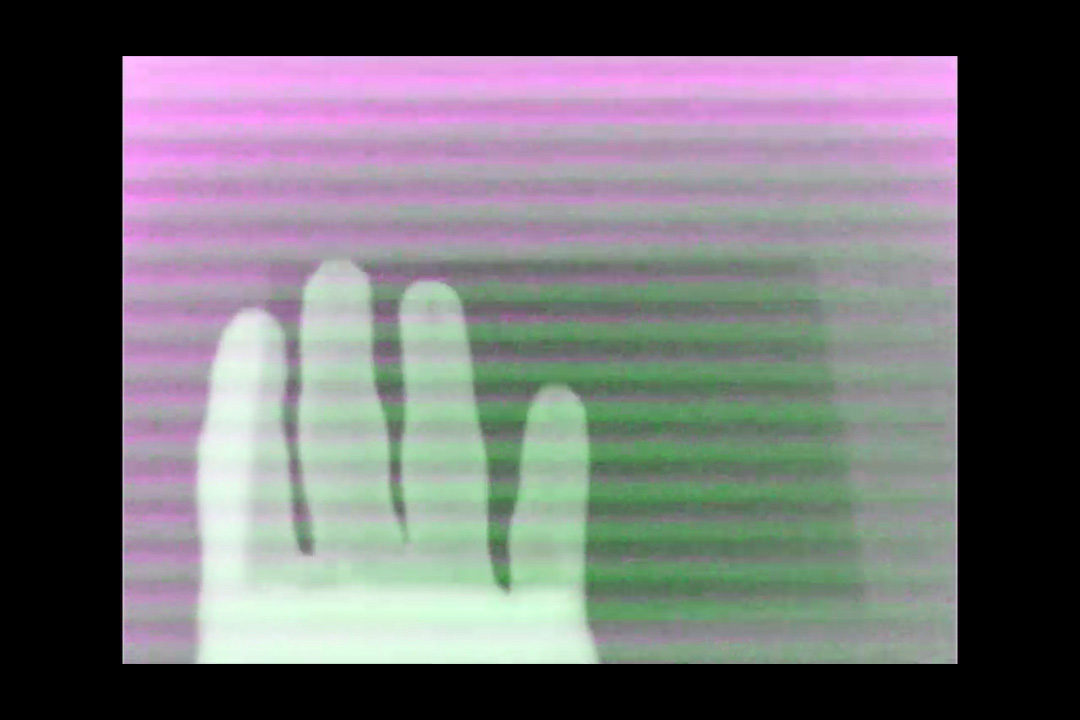
#> input picture Documentation/reference/ref-hand-soft-bands.jpg, 1080 x 720 px
$ python bandmeter.py ../Documentation/reference/ref-hand-soft-bands.jpg
#> lines starting #> are read from the running program, lines starting #| are printed output that depends on the picture
"""Measure rolling-shutter band spacing in captured or output frames.

Usage: python tools/bandmeter.py <frame.jpg|png> [...]

Finds the picture area inside a black border, takes the row profile of the
right third of the frame, removes slow gradients and reports the dominant band
period in pixels and the number of band cycles per picture height.
Reference: Documentation/reference/*.jpg measure ~15 cycles per picture height
(PS3 Eye VGA @ 30 fps against the 490 Hz PWM light table).
"""
import sys
import numpy as np
from PIL import Image

for path in sys.argv[1:]:
    img = np.asarray(Image.open(path).convert('RGB')).astype(float)
    lum = img.mean(axis=2)
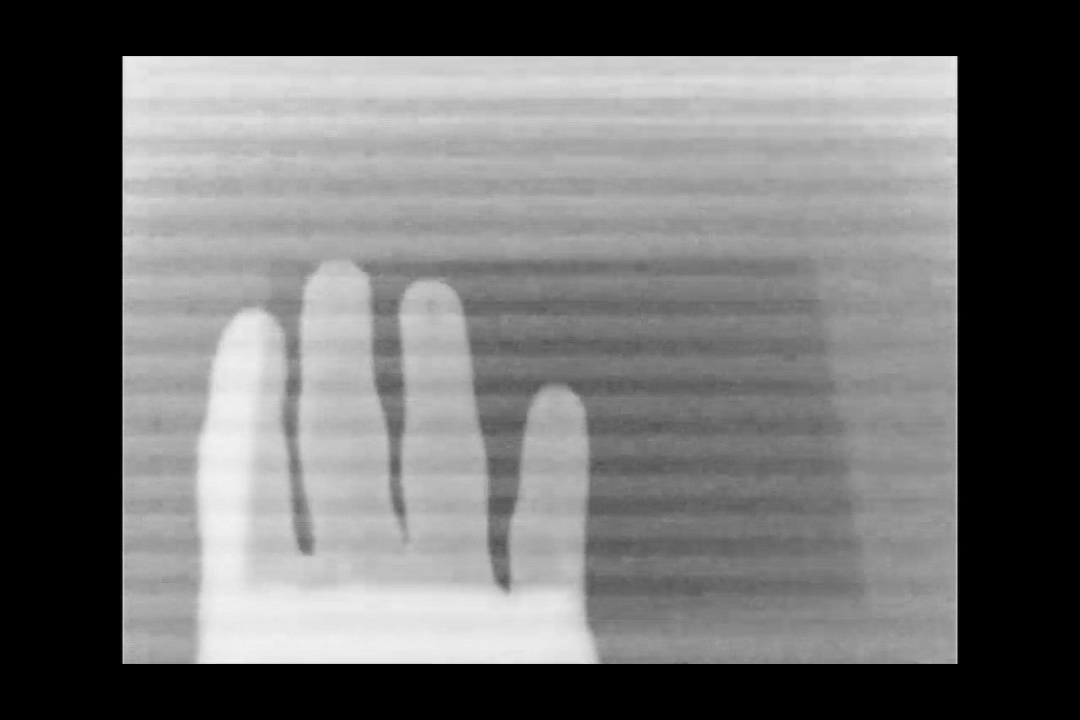
#> lum: shape (720, 1080) float64; min 0, max 242.3, mean 108.4
    # find the picture area: rows/cols noticeably brighter than the black border
    rows = np.where(lum.mean(axis=1) > 12)[0]
#> rows = 608 values from 56 to 663
    cols = np.where(lum.mean(axis=0) > 12)[0]
#> cols = 836 values from 122 to 957
    r0, r1, c0, c1 = rows[0], rows[-1], cols[0], cols[-1]
#> r0 = 56; r1 = 663; c0 = 122; c1 = 957
    pic = img[r0:r1 + 1, c0:c1 + 1]
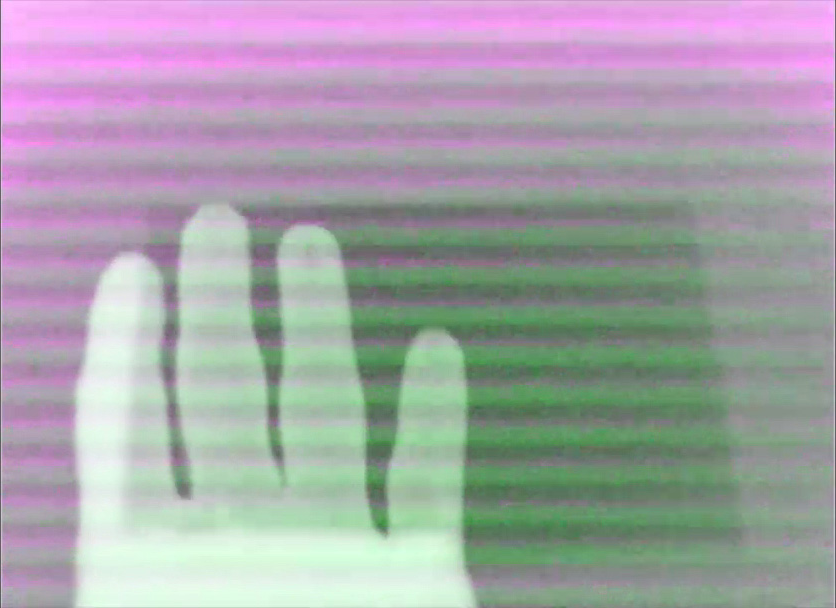
#> pic: shape (608, 836, 3) float64; mean R, G, B 165.3, 163.7, 168.4
    h, w = pic.shape[:2]
#> h = 608; w = 836
    # use the right third of the frame (avoids the hand in image 1); max channel tracks the bands
    prof = pic[:, int(w * 0.7):, :].max(axis=2).mean(axis=1)
#> prof = 608 values, max 250.4 at index 24, min 131 at index 450, mean 162.9
    prof = prof - np.convolve(prof, np.ones(61) / 61, mode='same')  # remove slow gradients
#> prof = 608 values, max 107.5 at index 1, min -14.46 at index 333, mean 4.9
    prof = prof[30:-30] * np.hanning(len(prof) - 60)
#> prof = 548 values, max 12.95 at index 325, min -14.05 at index 303, mean -0.0951
    n = len(prof)
#> n = 548
    spec = np.abs(np.fft.rfft(prof, n * 8))
#> spec = 2193 values, max 1622.2 at index 107, min 0.136 at index 1603, mean 26.53
    freqs = np.fft.rfftfreq(n * 8)  # cycles per row
#> freqs = 2193 values from 0 to 0.5
    lo = np.searchsorted(freqs, 1 / 80)  # ignore periods > 80 rows
#> lo = 55
    k = lo + np.argmax(spec[lo:])
#> k = 107
    period_rows = 1 / freqs[k]
#> period_rows = 40.97
    cycles = h / period_rows
#> cycles = 14.84
    print(f'{path.split(chr(92))[-1].split("/")[-1]}: picture {w}x{h} at ({c0},{r0}); '
          f'band period {period_rows:.1f} px -> {cycles:.1f} cycles per picture height')
#| ref-hand-soft-bands.jpg: picture 836x608 at (122,56); band period 41.0 px -> 14.8 cycles per picture height

$ run again, on Documentation/reference/ref-teal-soft-bands.jpg
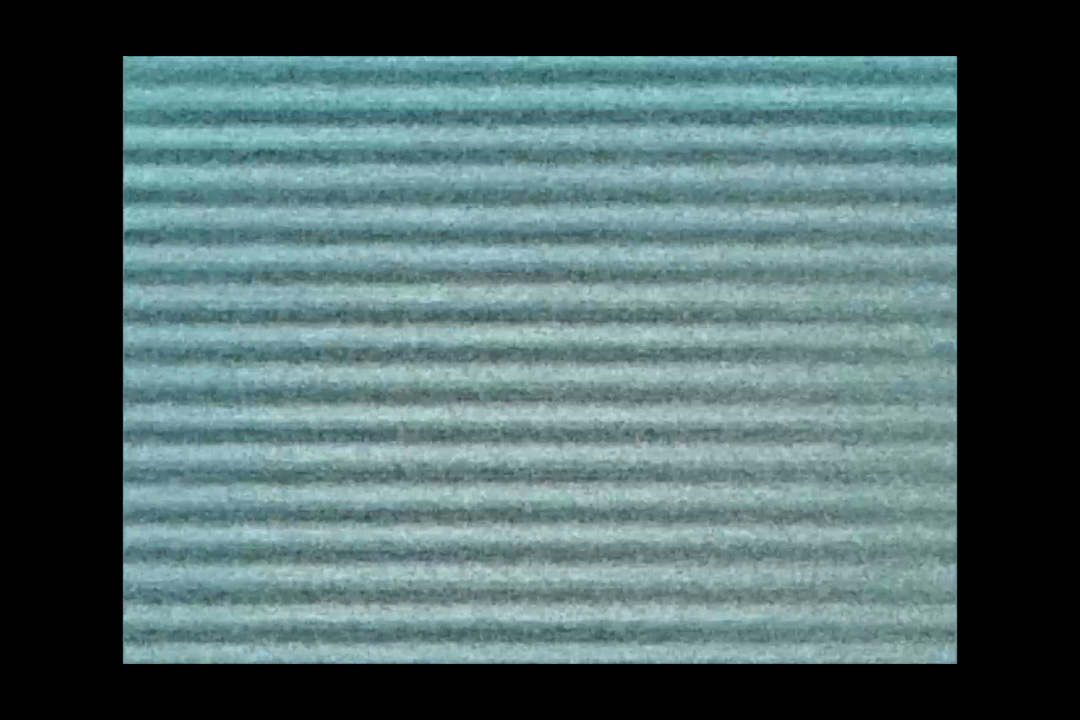
#> input picture Documentation/reference/ref-teal-soft-bands.jpg, 1080 x 720 px
#> `lum = img.mean(axis=2)`:
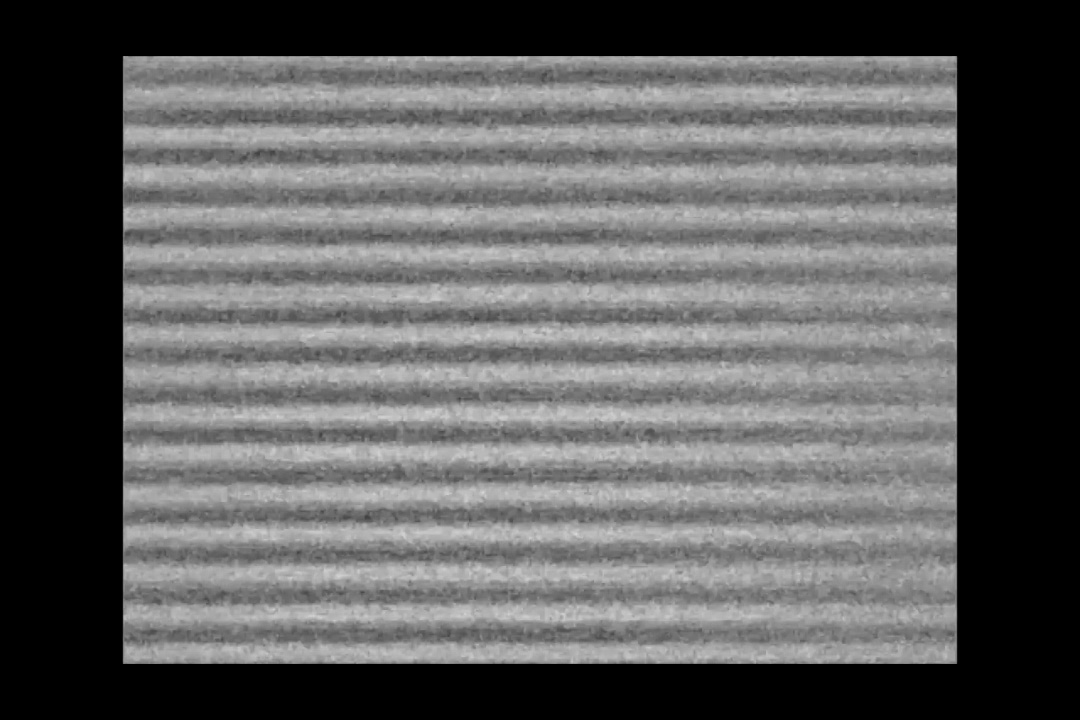
#> lum: shape (720, 1080) float64; min 0, max 215.7, mean 92.8
#> rows = 608 values from 56 to 663
#> cols = 836 values from 122 to 957
#> r0 = 56; r1 = 663; c0 = 122; c1 = 957
#> `pic = img[r0:r1 + 1, c0:c1 + 1]`:
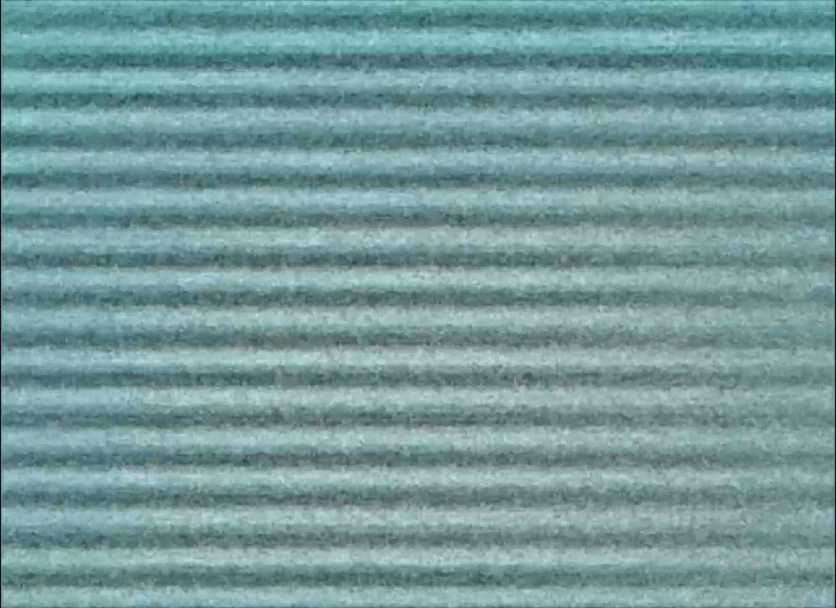
#> pic: shape (608, 836, 3) float64; mean R, G, B 117.9, 152.9, 154.9
#> `prof = pic[:, int(w * 0.7):, :].max(axis=2).mean(axis=1)`: prof = 608 values, max 193 at index 41, min 118 at index 61, mean 154.4
#> `prof = prof - np.convolve(prof, np.ones(61) / 61, mode='same')`: prof = 608 values, max 105 at index 2, min -45.54 at index 61, mean 4.05
#> `prof = prof[30:-30] * np.hanning(len(prof) - 60)`: prof = 548 values, max 28.15 at index 331, min -30.71 at index 233, mean -0.00488
#> n = 548
#> spec = 2193 values, max 4102.6 at index 110, min 0.112 at index 1800, mean 52.78
#> freqs = 2193 values from 0 to 0.5
#> lo = 55
#> k = 110
#> period_rows = 39.85
#> cycles = 15.26
#| ref-teal-soft-bands.jpg: picture 836x608 at (122,56); band period 39.9 px -> 15.3 cycles per picture height
